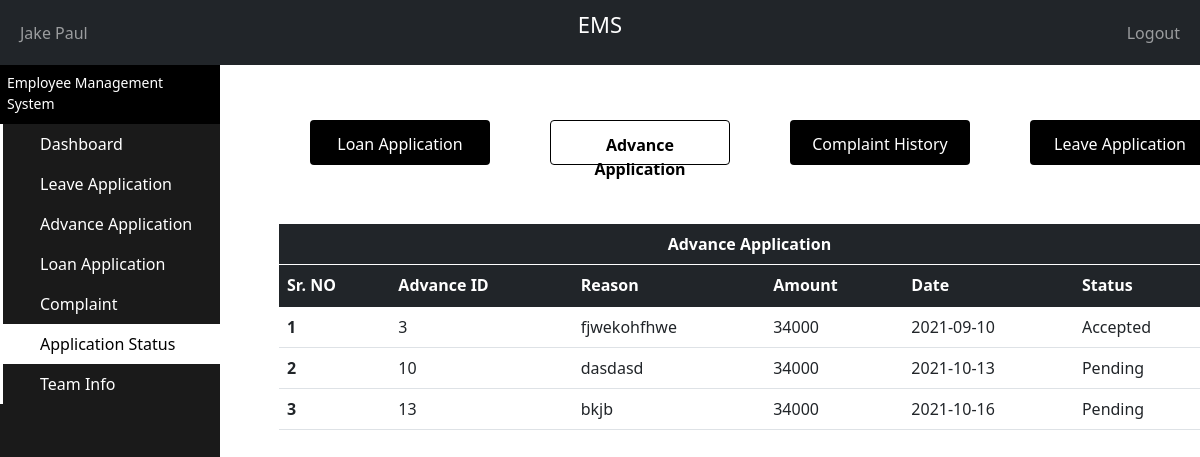
The page /PHP/Developer_ApplicationStatusAdvance.php (signed in) on the database its author committed.
### tables this page shows
CREATE TABLE `advance_table` (
  `AdvanceTable_ID` int(11) NOT NULL,
  `Developer_ID` int(11) NOT NULL,
  `Manager_ID` int(11) NOT NULL,
  `Reason` varchar(500) NOT NULL,
  `Amount` int(11) NOT NULL,
  `DateApplied` date NOT NULL,
  `Status` varchar(25) NOT NULL,
  `Active` varchar(3) NOT NULL
);

### PHP/Developer_ApplicationStatusAdvance.php (the view, shortened to what this page needs)
<?php
    include "Connection.php";
?>
<!doctype html>
<html lang="en">
  <head>
    <link href="https://cdn.jsdelivr.net/npm/bootstrap@5.1.1/dist/css/bootstrap.min.css" rel="stylesheet">
  </head>
  <body>
    <nav class="navbar navbar-expand-md navbar-dark bg-dark">
      <div class="container-fluid">
        <div class="navbar-collapse collapse w-100 order-1 order-md-0 dual-collapse2">
          <ul class="navbar-nav me-auto">
            <li class="nav-item active">
              <a class="nav-link" href="Developer_PersonalDetails.php">
                <?php
                  if(isset($_SESSION['fname']) && isset($_SESSION['lname']))
                  {
                    echo"$_SESSION[fname] $_SESSION[lname]";
                  }
                  else
                   echo"Developer Name";
                  ?>
              </a>
            </li>
          </ul>
        </div>
        <div class="mx-auto order-0">
          <p style="color: white;font-size:22px;">EMS</p>
        </div>
        <div class="navbar-collapse collapse w-100 order-3 dual-collapse2">
          <ul class="navbar-nav ms-auto">
            <li class="nav-item">
              <a class="nav-link" href="Logout.php">Logout</a>
            </li>
          </ul>
        </div>
      </div>
    </nav>
    <div class="sidebar-container">
      <div class="sidebar-logo">
        <span> Employee Management System </span>
      </div>
      <ul class="sidebar-navigation">
        <li>
          <a style="text-decoration: none;" href="Developer_Dashboard.php">
            <i class="fa fa-home" aria-hidden="true"></i> Dashboard
          </a>
        </li>
        <li>
          <a style="text-decoration: none;" href="Developer_LeaveApplication.php">
            <i class="fa fa-tachometer" aria-hidden="true"></i> Leave Application
          </a>
        </li>
        <li>
          <a style="text-decoration: none;" href="Developer_AdvanceApplication.php">
            <i class="fa fa-tachometer" aria-hidden="true"></i> Advance Application
          </a>
        </li>
        <li>
            <a style="text-decoration: none;" href="Developer_LoanApplication.php">
              <i class="fa fa-tachometer" aria-hidden="true"></i> Loan Application
            </a>
          </li>
          <li>
            <a style="text-decoration: none;" href="Developer_Complaint.php">
              <i class="fa fa-tachometer" aria-hidden="true"></i> Complaint
            </a>
        </li>
        <li>
            <a style="text-decoration: none;background-color: white;color: black;" href="Developer_ApplicationStatus.php">
              <i class="fa fa-tachometer" aria-hidden="true"></i> Application Status
            </a>
        </li>
        <li>
            <a style="text-decoration: none;" href="Developer_TeamInfo.php">
            <i class="fa fa-tachometer" aria-hidden="true"></i> Team Info
            </a>
        </li>
      </ul>
    </div>
    <div class="content-container">
      <div  style="width:100%;overflow-y: scroll; height:85%;position:fixed" class="container-fluid">
      <div >
        <div style="margin-top: 3%;padding-bottom: 5%;"class="row">
            <a href="Developer_ApplicationStatusLoan.php" style="height:45px;width:15%;margin-left: 7.5%;background-color: black;color:white;" class ="AcitonButtons" value="Admin Dashboard">Loan Application</a>
            <a href="Developer_ApplicationStatusAdvance.php" style="height:45px;width:15%;margin-left: 5%;background-color: white;color:black;border:1px solid black;" class ="AcitonButtons" value="Update Information"><b>Advance Application</b></a>
            <a href="Developer_ApplicationStatus.php" style="height:45px;width:15%;margin-left: 5%;background-color: black;color:white;"class ="AcitonButtons" value="Update Information">Complaint History</a>
            <a href="Developer_ApplicationStatusLeave.php" style="height:45px;width:15%;margin-left: 5%;background-color: black;color:white;" class ="AcitonButtons" value="Admin Dashboard">Leave Application</a>
        </div>
        <div style="width:80%;">
          <?php
            $ID = $_SESSION['uid'];
            $sql = "SELECT * FROM advance_table WHERE Developer_ID ='$ID'";
            $i = 0;
            $result = mysqli_query($con, $sql);
            echo'
                <div style="width:100%;margin-left: 5%;margin-top: 0%;float:left;"class="jumbotron">
                  <table style="margin-bottom: 0px;padding-bottom: 0px;"class="table">
                    <thead class="table-dark">
                      <tr >
                        <th style="text-align: center;border-bottom: 1px solid white;">Advance Application</th>
                      </tr>
                    </thead>
                  </table>
                </div>';
                echo'
                <div style="width:100%;margin-left: 5%;float:left"class="jumbotron">
                <table style="margin-top:0px;padding-top: 0px"class="table">
                  <thead class="table-dark">
                    <tr>
                      <th scope="col">Sr. NO</th>
                      <th scope="col">Advance ID</th>
                      <th scope="col">Reason</th>
                      <th scope="col">Amount</th>
                      <th scope="col">Date</th>
                      <th scope="col">Status</th>
                    </tr>
                  </thead>
                  <tbody>';
                  while($row=mysqli_fetch_array($result))
                  {
                    $i++;
                    echo'
                    <tr>
                      <th>'.$i.'</th>
                      <td>'.$row["AdvanceTable_ID"].'</td>
                      <td>'.$row["Reason"] .'</td>
                      <td>'.$row["Amount"].'</td>
                      <td>'.$row["DateApplied"].'</td>
                      <td>'.$row["Status"].'</td>
                    </tr>';
                  };
                  echo'</tbody>
                  </table>
                  </div>';
        ?>
        </div>
      </div>
    </div>
    </div>
  </body>
</html>

### PHP/Developer_ApplicationStatusAdvance.php (style rules this page uses)
.AcitonButtons { background-color: #04AA6D; color: rgb(255, 255, 255); padding: 12px 20px; border: none; border-radius: 4px; text-decoration: none; text-align:center; cursor: pointer; float: right; }
html,body { height:100%; margin: 0; }
.sidebar-container { position: fixed; width: 220px; height: 100%; left: 0; overflow-x: hidden; overflow-y: auto; background: #1a1a1a; color: #fff; }
.content-container { padding-top: 20px; }
.sidebar-logo { padding: 7px 15px 10px 7px; font-size: 14px; background-color: #000000; }
.sidebar-navigation { padding: 0; margin: 0; list-style-type: none; position: relative; }
.sidebar-navigation li { background-color: transparent; position: relative; display: inline-block; width: 100%; line-height: 20px; }
.sidebar-navigation li a { padding: 10px 15px 10px 30px; display: block; color: #fff; }
.sidebar-navigation li::before { background-color: white; position: absolute; content: ''; height: 100%; left: 0; top: 0; -webkit-transition: width 0.2s ease-in; transition: width 0.2s ease-in; color: #000000; width: 3px; z-index: -1; }
.content-container { padding-left: 220px; }

### rows shown on the page
advance_table: AdvanceTable_ID "3", Reason "fjwekohfhwe", Amount "34000", DateApplied "2021-09-10", Status "Accepted"
advance_table: AdvanceTable_ID "10", Reason "dasdasd", Amount "34000", DateApplied "2021-10-13", Status "Pending"
advance_table: AdvanceTable_ID "13", Reason "bkjb", Amount "34000", DateApplied "2021-10-16", Status "Pending"

### other values the page prints
$_SESSION[fname] "Jake"
$_SESSION[lname] "Paul"
